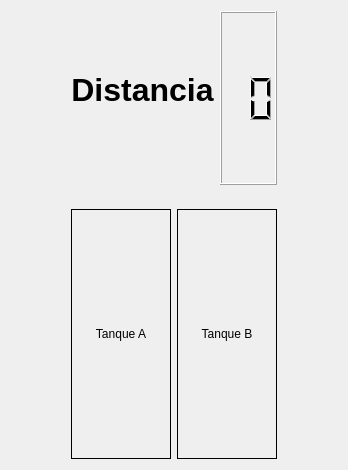
<?xml version="1.0" encoding="UTF-8"?>
<ui version="4.0">
 <class>Aplicacion</class>
 <widget class="QDialog" name="Aplicacion">
  <property name="geometry">
   <rect>
    <x>0</x>
    <y>0</y>
    <width>348</width>
    <height>470</height>
   </rect>
  </property>
  <property name="windowTitle">
   <string>Aplicacion</string>
  </property>
  <layout class="QGridLayout" name="gridLayout">
   <item row="0" column="0">
    <layout class="QHBoxLayout" name="horizontalLayout_2">
     <property name="sizeConstraint">
      <enum>QLayout::SetDefaultConstraint</enum>
     </property>
     <item>
      <widget class="QLabel" name="labelDistancia">
       <property name="text">
        <string>&lt;html&gt;&lt;head/&gt;&lt;body&gt;&lt;p&gt;&lt;span style=&quot; font-size:24pt; font-weight:600;&quot;&gt;Distancia&lt;/span&gt;&lt;br/&gt;&lt;/p&gt;&lt;/body&gt;&lt;/html&gt;</string>
       </property>
       <property name="alignment">
        <set>Qt::AlignCenter</set>
       </property>
      </widget>
     </item>
     <item>
      <widget class="QLCDNumber" name="lcdNumber">
       <property name="digitCount">
        <number>2</number>
       </property>
      </widget>
     </item>
    </layout>
   </item>
   <item row="1" column="0">
    <spacer name="verticalSpacer">
     <property name="orientation">
      <enum>Qt::Vertical</enum>
     </property>
     <property name="sizeType">
      <enum>QSizePolicy::Fixed</enum>
     </property>
     <property name="sizeHint" stdset="0">
      <size>
       <width>20</width>
       <height>18</height>
      </size>
     </property>
    </spacer>
   </item>
   <item row="2" column="0">
    <layout class="QHBoxLayout" name="horizontalLayout">
     <item>
      <widget class="QLabel" name="labelTanqueA">
       <property name="minimumSize">
        <size>
         <width>100</width>
         <height>250</height>
        </size>
       </property>
       <property name="maximumSize">
        <size>
         <width>100</width>
         <height>250</height>
        </size>
       </property>
       <property name="frameShape">
        <enum>QFrame::Box</enum>
       </property>
       <property name="frameShadow">
        <enum>QFrame::Plain</enum>
       </property>
       <property name="text">
        <string>Tanque A</string>
       </property>
       <property name="alignment">
        <set>Qt::AlignCenter</set>
       </property>
      </widget>
     </item>
     <item>
      <widget class="QLabel" name="labelTanqueB">
       <property name="minimumSize">
        <size>
         <width>100</width>
         <height>250</height>
        </size>
       </property>
       <property name="maximumSize">
        <size>
         <width>100</width>
         <height>250</height>
        </size>
       </property>
       <property name="frameShape">
        <enum>QFrame::Box</enum>
       </property>
       <property name="text">
        <string>Tanque B</string>
       </property>
       <property name="alignment">
        <set>Qt::AlignCenter</set>
       </property>
      </widget>
     </item>
    </layout>
   </item>
  </layout>
 </widget>
 <layoutdefault spacing="6" margin="11"/>
 <resources/>
 <connections/>
</ui>
